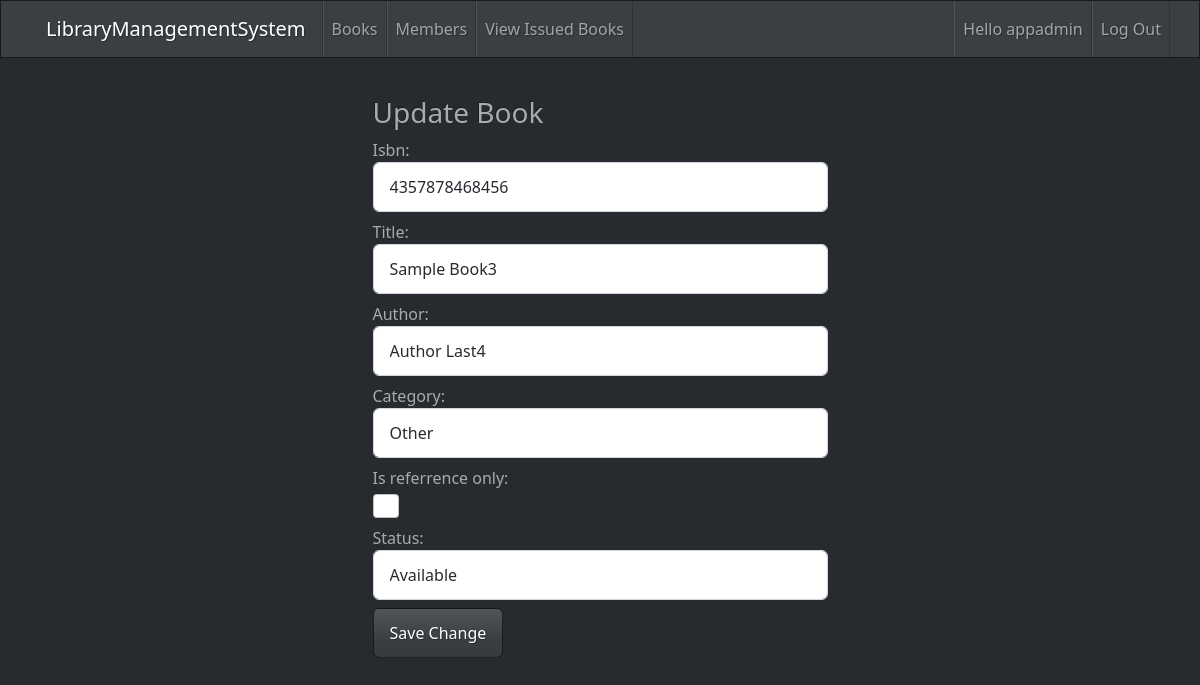
The app's page /edit_book/6 (signed in) with its own data.
### base/models.py (models this page shows, shortened)
class Book(models.Model):
    STATUS = [
        ('available', 'Available'),
        ('loned', 'Loned'),
        ('lost', 'Lost'),
    ]
    isbn = models.CharField(max_length=13, unique=True)
    title = models.CharField(max_length=200)
    author = models.ForeignKey(Author, on_delete=models.SET_NULL, null=True)
    category = models.ForeignKey(
        Category, on_delete=models.SET_NULL, null=True)
    is_referrence_only = models.BooleanField(default=False)
    status = models.CharField(
        max_length=50, choices=STATUS, default='available')
    add_date = models.DateTimeField(auto_now_add=True, null=True)
    class Meta:
        ordering = ['-add_date']

### base/decorator.py (the view)
        def wrapper_func(request, *args, **kwargs):
            group = None
            if request.user.groups.exists():
                group = request.user.groups.all()[0].name
            if group in allow_roles:
                return view_func(request, *args, **kwargs)
            return HttpResponse('You are not authorized on this site.')

### base/forms.py
class CreateBookForm(ModelForm):
    class Meta:
        model = Book
        fields = '__all__'
    def __init__(self, *args, **kwargs):
        super(CreateBookForm, self).__init__(*args, **kwargs)
        for name, field in self.fields.items():
            if name == 'is_referrence_only':
                field.widget.attrs.update(
                    {'class': 'form-check form-check-input input mb-2'}
                )
            else:
                field.widget.attrs.update(
                    {'class': 'form-control input mb-2', 'placeholder': field.label}
                )

### base/decorator.py (called while the page is built)
def allowed_user(allow_roles=[]):
    def decorator(view_func):
        def wrapper_func(request, *args, **kwargs):
            group = None
            if request.user.groups.exists():
                group = request.user.groups.all()[0].name
            if group in allow_roles:
                return view_func(request, *args, **kwargs)
            return HttpResponse('You are not authorized on this site.')
        return wrapper_func
    return decorator

### base/models.py (called while the page is built)
    def __str__(self):
        return f'{self.first_name} {self.last_name}'

    def __str__(self):
        return self.category_name

### base/views.py (called while the page is built)
@login_required(login_url='login')
@allowed_user(allow_roles=['admin', 'staff'])
def edit_book(request, id):
    book = Book.objects.get(pk=id)
    form = CreateBookForm(instance=book)
    if request.method == 'POST':
        form = CreateBookForm(request.POST, instance=book)
        if form.is_valid():
            form.save()
            messages.success(request, 'Changes were saved successfully')
            return redirect('books')
    context = {'form': form}
    return render(request, 'base/book_form.html', context)

### base/templates/base/book_form.html (shortened to what this page needs)
{% extends 'base/main.html' %}
{% block content %}
<div class="container h-100 d-flex align-item-center justify-content-center mt-5">
  <form action="" method="POST" class="col-5 mt-5">
    {% if page == 'add_book' %}
    <h3>Add Book</h3>
    <div class="form-group">
      <label for="isbn" class="form-label mt-4">ISBN</label>
      {{form.isbn}}
    </div>
    <div class="form-group">
      <label for="title" class="form-label mt-4">Title</label>
      {{form.title}}
    </div>
    <div class="form-group">
      <label for="title" class="form-label mt-4">Author</label>
      <input class="form-select" type="text" name="author" list="author-list">
      <datalist id="author-list">
        <select id="author-name">
          {% for author in authors %}
            <option value="{{author}}">{{author}}</option>
          {% endfor %}
        </select>
      </datalist>
    </div>
    <div class="form-group">
      <label for="category" class="form-label mt-4">Category</label>
      <input class="form-select" type="text" name="category" list="category-list">
      <datalist id="category-list">
        <select id="category-name">
          {% for category in categories %}
            <option value="{{category}}">{{category}}</option>
          {% endfor %}
        </select>
      </datalist>
    </div>
    <div class="form-group">
      <label for="is_referrence_only" class="form-label mt-4">Is Referrence Only</label>
      {{form.is_referrence_only}}
    </div>
    <div class="form-group">
      <label for="status" class="form-label mt-4">Status</label>
      {{form.status}}
    </div>
    <button type="submit" class="btn btn-primary">Add Book</button>
    {% else %}
    <h3>Update Book</h3>
    {{form}}
    <button type="submit" class="btn btn-primary">Save Change</button>
    {% endif %}
  </form>
</div>
{% endblock content %}

### templates/base/nav.html (shortened to what this page needs)
<div class="navbar navbar-expand-lg fixed-top navbar-dark bg-primary">
    <div class="container">
      <span class="navbar-brand">LibraryManagementSystem</span>
      <div class="collapse navbar-collapse" id="navbarResponsive">
        {% if request.user.is_staff %}
        <ul class="navbar-nav">
            <li class="nav-item">
              <a class="nav-link" href="{% url 'books' %}"
                >Books
              </a>
            </li>
            <li class="nav-item">
              <a class="nav-link" href="{% url 'members' %}">Members</a>
            </li>
            <li class="nav-item">
              <a class="nav-link" href="{% url 'issued_books' %}">View Issued Books</a>
            </li>
        </ul>
        <ul class="navbar-nav ms-md-auto">
          <li class="nav-item">
            <span class="nav-link">Hello {{request.user.username}}</span>
          </li>
          <li class="nav-item">
            <a class="nav-link" href="{% url 'logout' %}">Log Out</a>
          </li>
        </ul>
        {% else %}
        <ul class="navbar-nav ms-md-auto">
            <li class="nav-item">
                <a class="nav-link" href="{% url 'login' %}">Login/Sign Up</a>
            </li>
        </ul>
        {% endif %}
      </div>
    </div>
  </div>

### records on screen
Book: isbn "4357878468456", title "Sample Book3", author "Author Last4", category "Other", status "Available"

### other values on screen
{{ request.user.username }} "appadmin"
